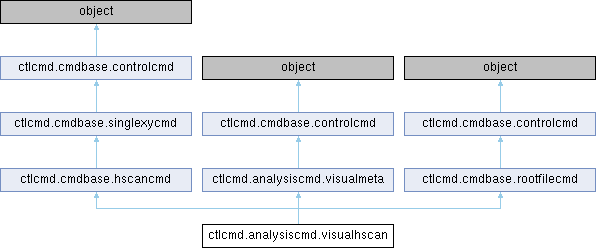
//> input picture classctlcmd_1_1analysiscmd_1_1visualhscan.png, 596 x 248 px
$ ./visualtest classctlcmd_1_1analysiscmd_1_1visualhscan.png   (built with g++ and OpenCV 4)
//> lines starting //> are read from the running program, lines starting //| are printed output that depends on the picture; after the words box and inside, x2 and y2 are one past the last pixel; in counts of white or black regions, pixels touching at a corner belong together
#include "opencv2/highgui/highgui.hpp"
#include "opencv2/imgproc/imgproc.hpp"
#include <iostream>
#include <stdio.h>
#include <stdlib.h>

int thresh     = 100;
int max_thresh = 255;

/// Function header
void thresh_callback( int, void* );

/** @function main */
int
main( int argc, char** argv )
{
  cv::Mat original = cv::imread( argv[1], 1 );
//> original is the input picture: 248 rows x 596 cols, CV_8UC3; mean B, G, R 238, 235.2, 233.6
  cv::Mat orig_gray;
  /// Convert image to gray and blur it
  cv::cvtColor( original, orig_gray, cv::COLOR_BGR2GRAY );
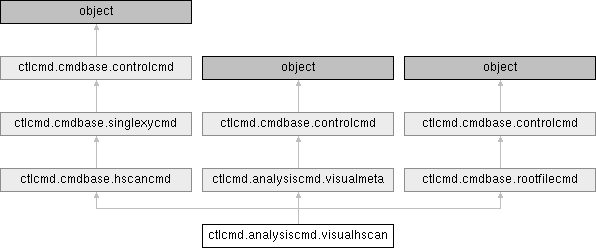
//> orig_gray: 248 rows x 596 cols, CV_8UC1; min 0, max 255, mean 235.1
  cv::blur( orig_gray, orig_gray, cv::Size( 3, 3 ) );
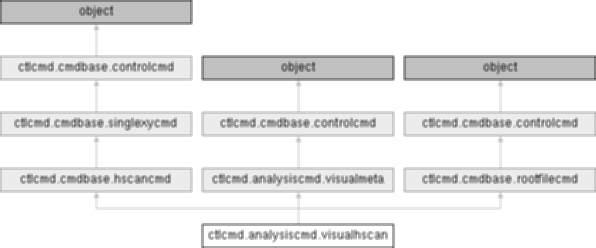
//> orig_gray: 248 rows x 596 cols, CV_8UC1; 18.63% of pixels changed, all inside (x1, y1, x2, y2) = (0, 0, 596, 248)

  // Create Window
  char* source_window = "Source";
  cv::namedWindow( source_window, cv::WINDOW_AUTOSIZE );
  cv::imshow( source_window, original );

  cv::Mat canny_output;
  std::vector<std::vector<cv::Point> > contours;
  std::vector<cv::Vec4i> hierarchy;

  /// Detect edges using canny
  cv::Canny( orig_gray, canny_output, thresh, thresh*2, 3 );
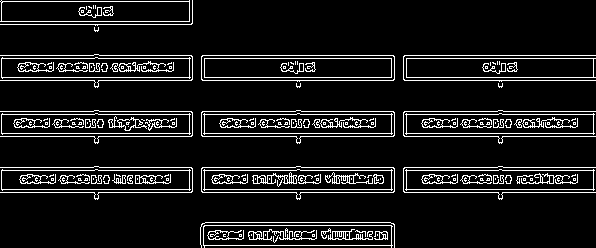
//> canny_output: 248 rows x 596 cols, CV_8UC1; 9.7% white in thin lines or dots
  /// Find contours
  cv::findContours(
    canny_output,
    contours,
    hierarchy,
    cv::RETR_TREE,
    cv::CHAIN_APPROX_SIMPLE,
    cv::Point( 0, 0 ) );
//> contours = 330 contours, 223 with area under 20; largest, box (x1, y1, x2, y2) and area: (201, 166, 395, 200) 4853, (201, 110, 395, 144) 4853, (201, 166, 395, 199) 4843, (201, 110, 395, 143) 4843, (201, 55, 395, 82) 4825

  /// Draw contours
  cv::Mat drawing = cv::Mat::zeros( canny_output.size(), CV_8UC3 );

  for( int i = 0; i < contours.size(); i++ ){
    const cv::Scalar color( 255, 100,100 );
    cv::drawContours( drawing,
      contours, i,
      color, 2, 8, hierarchy, 0,
      cv::Point() );
  }
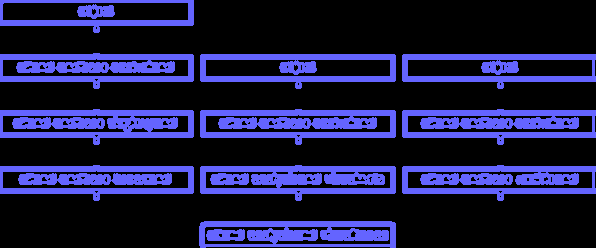
//> drawing: 248 rows x 596 cols, CV_8UC3; mean B, G, R 71, 27.8, 27.8

  /// Show in a window
  cv::namedWindow( "Contours", cv::WINDOW_AUTOSIZE );
  cv::imshow( "Contours", drawing );

  cv::waitKey( 0 );
  return 0;
}

$ run again, on classctlcmd_1_1cmdbase_1_1rootfilecmd.png
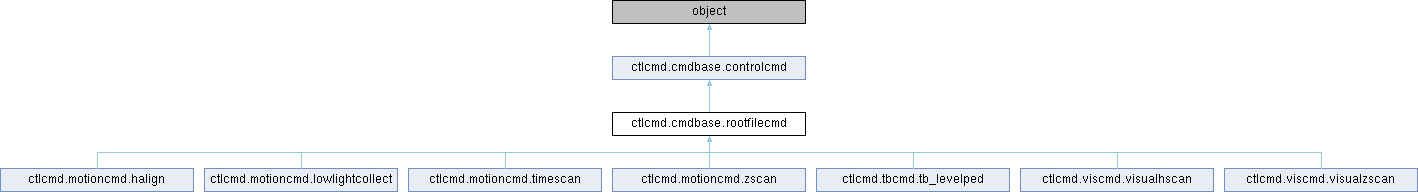
//> input picture classctlcmd_1_1cmdbase_1_1rootfilecmd.png, 1418 x 192 px
//> original is the input picture: 192 rows x 1418 cols, CV_8UC3; mean B, G, R 248.1, 246.3, 245.2
//> `cv::Canny( orig_gray, canny_output, thresh, thresh*2, 3 );`:
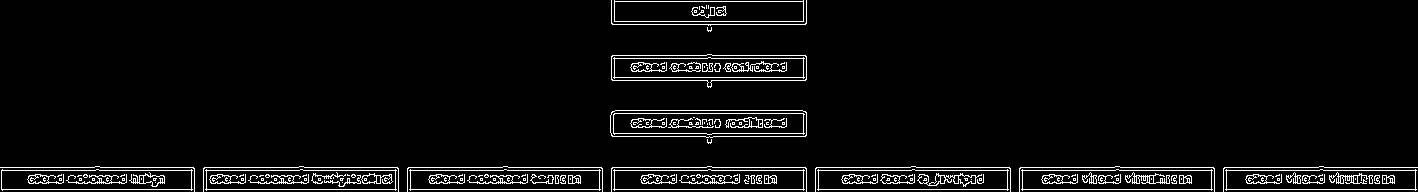
//> canny_output: 192 rows x 1418 cols, CV_8UC1; 4.5% white in thin lines or dots
//> contours = 328 contours, 219 with area under 20; largest, box (x1, y1, x2, y2) and area: (610, 110, 807, 138) 5085, (610, 110, 807, 138) 5079, (611, 54, 807, 88) 4903, (611, 54, 807, 87) 4893, (613, 113, 805, 135) 3808
//> after the loop `for( int i = 0; i < contours.size(); i++ )`:
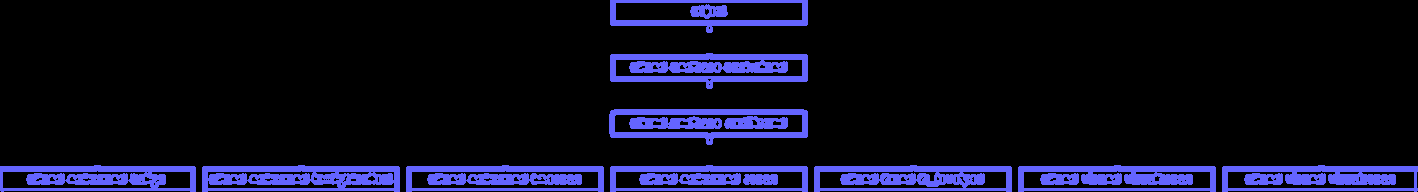
//> drawing: 192 rows x 1418 cols, CV_8UC3; mean B, G, R 33, 13, 13

$ run again, on classctlcmd_1_1cmdbase_1_1savefilecmd.png
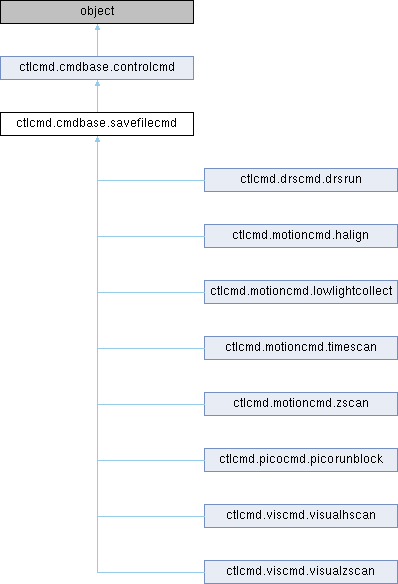
//> input picture classctlcmd_1_1cmdbase_1_1savefilecmd.png, 398 x 584 px
//> original is the input picture: 584 rows x 398 cols, CV_8UC3; mean B, G, R 246.3, 244, 242.6
//> `cv::Canny( orig_gray, canny_output, thresh, thresh*2, 3 );`:
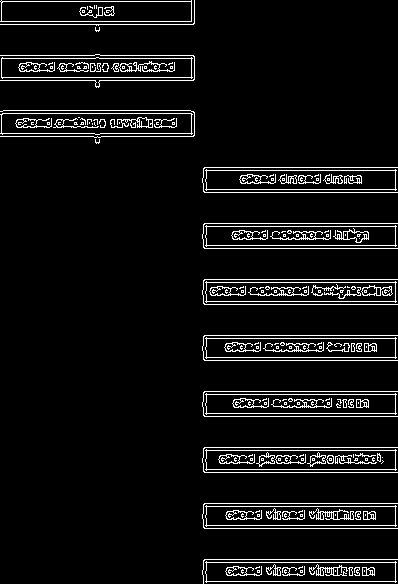
//> canny_output: 584 rows x 398 cols, CV_8UC1; 6.4% white in thin lines or dots
//> contours = 367 contours, 251 with area under 20; largest, box (x1, y1, x2, y2) and area: (0, 113, 193, 135) 3809, (0, 0, 192, 22) 3802, (1, 113, 192, 135) 3802, (1, 1, 192, 22) 3796, (1, 57, 193, 79) 3618
//> after the loop `for( int i = 0; i < contours.size(); i++ )`:
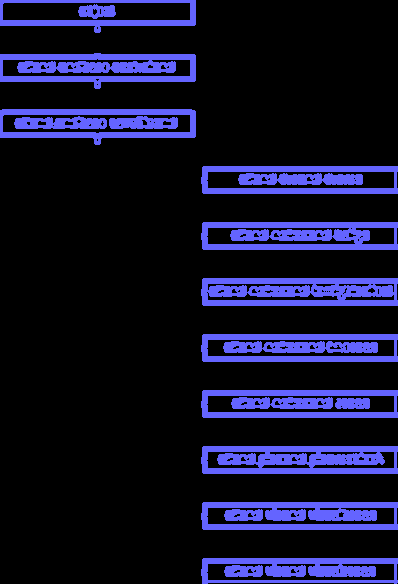
//> drawing: 584 rows x 398 cols, CV_8UC3; mean B, G, R 46.4, 18.2, 18.2

$ run again, on classctlcmd_1_1cmdbase_1_1singlexycmd.png
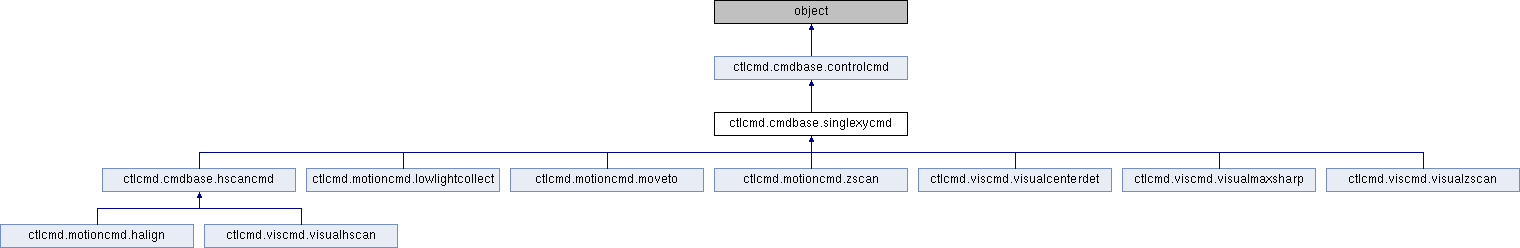
//> input picture classctlcmd_1_1cmdbase_1_1singlexycmd.png, 1520 x 248 px
//> original is the input picture: 248 rows x 1520 cols, CV_8UC3; mean B, G, R 248.8, 246.6, 245.9
//> `cv::Canny( orig_gray, canny_output, thresh, thresh*2, 3 );`:
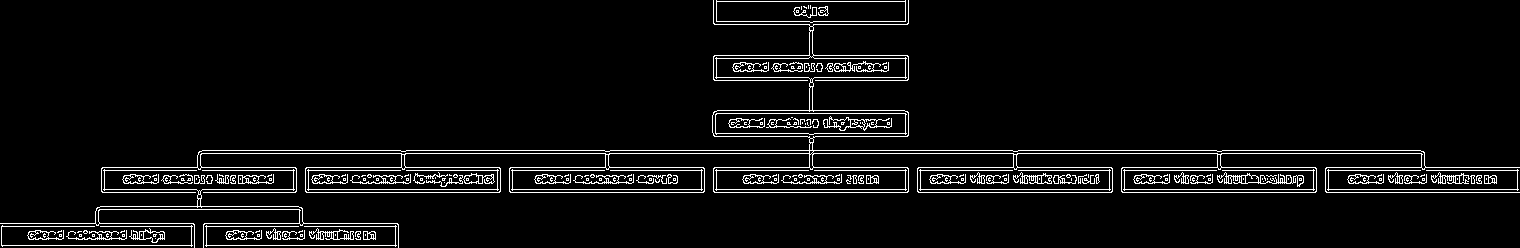
//> canny_output: 248 rows x 1520 cols, CV_8UC1; 5.2% white in thin lines or dots
//> contours = 406 contours, 281 with area under 20; largest, box (x1, y1, x2, y2) and area: (101, 0, 1520, 193) 37299, (712, 110, 909, 139) 5080, (1121, 167, 1317, 193) 4862, (917, 167, 1113, 193) 4862, (713, 167, 909, 193) 4862
//> after the loop `for( int i = 0; i < contours.size(); i++ )`:
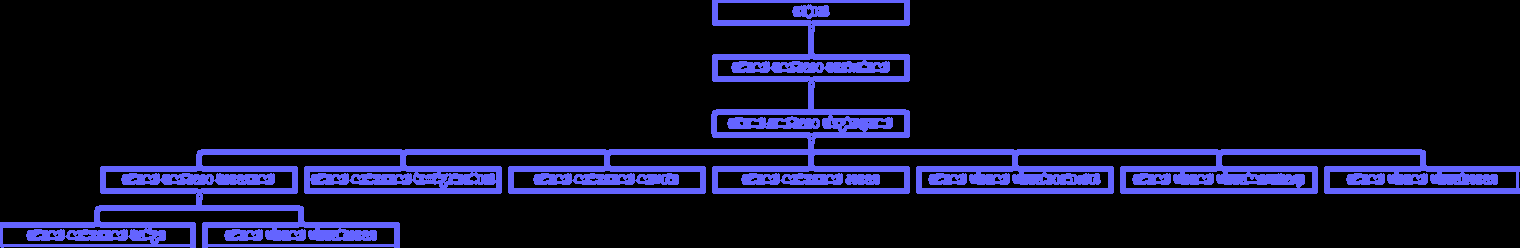
//> drawing: 248 rows x 1520 cols, CV_8UC3; mean B, G, R 38.1, 14.9, 14.9
